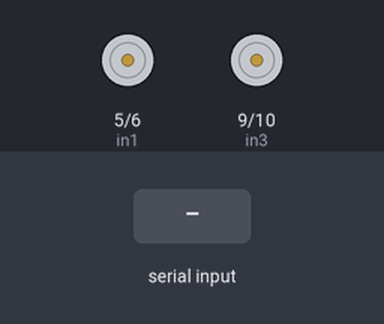
The sketch below on a simulated Arduino Uno, built with avr-gcc and run on an emulated ATmega328P. On the bench: motor-driver pin pairs drawn as motors (green arrow = first pin HIGH = forward, orange = second pin HIGH = backward, longer = more drive). The test bench sets the inputs (shaded band).

Above: at 1.2 s.
1.3 s: "F" received over Serial
At 2.3 s:
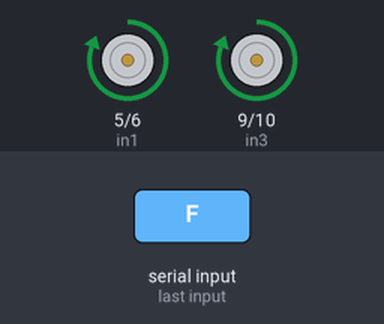
2.8 s: "B" received over Serial
At 3.5 s:
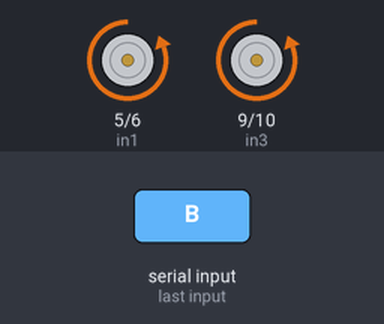
4.3 s: "L" received over Serial
At 4.6 s:
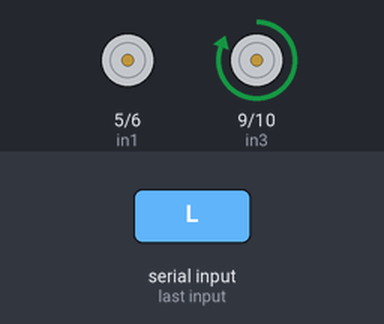
5.8 s: "R" received over Serial
At 6.9 s:
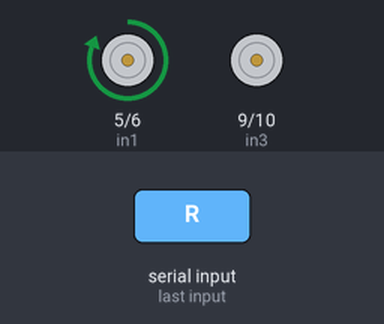
7.3 s: "1" received over Serial
At 8.1 s:
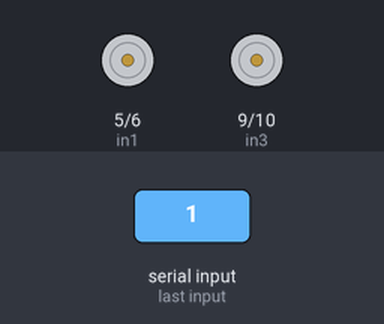
Timing chart, 0 to 9.8 s (numbered marks = the images above; inputs shaded):
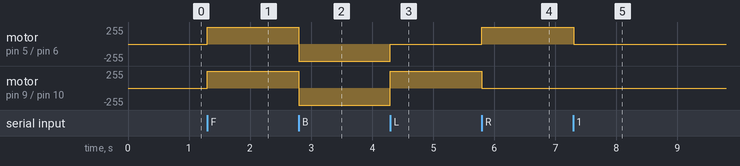

The sketch:

webcam_control_test1.ino
```cpp
int in1 = 5;
int in2 = 6;
int in3 = 9;
int in4 = 10;

void setup() {
  pinMode(in1, OUTPUT);
  pinMode(in2, OUTPUT);
  pinMode(in3, OUTPUT);
  pinMode(in4, OUTPUT);
  Serial.begin(9600);
}

void loop() {
  while (Serial.available() > 0) {
    char input = Serial.read();

    if (input == 'F') {
      digitalWrite(in1, HIGH);
      digitalWrite(in2, LOW);
      digitalWrite(in3, HIGH);
      digitalWrite(in4, LOW);
    } else if (input == 'B') {
      digitalWrite(in1, LOW);
      digitalWrite(in2, HIGH);
      digitalWrite(in3, LOW);
      digitalWrite(in4, HIGH);
    } else if (input == 'L') {
      digitalWrite(in1, LOW);
      digitalWrite(in2, LOW);
      digitalWrite(in3, HIGH);
      digitalWrite(in4, LOW);
    } else if (input == 'R') {
      digitalWrite(in1, HIGH);
      digitalWrite(in2, LOW);
      digitalWrite(in3, LOW);
      digitalWrite(in4, LOW);
    } else {
      digitalWrite(in1, LOW);
      digitalWrite(in2, LOW);
      digitalWrite(in3, LOW);
      digitalWrite(in4, LOW);
    }
  }
}
```

Measured:
- after the input at 1.3 s, motor on pin 5 (in1) / pin 6 (in2), motor on pin 9 (in3) / pin 10 (in4): stopped → forward 255/255 at once
- after the input at 2.8 s, motor on pin 5 (in1) / pin 6 (in2), motor on pin 9 (in3) / pin 10 (in4): forward 255/255 → backward 255/255 at once
- after the input at 4.3 s, motor on pin 5 (in1) / pin 6 (in2): backward 255/255 → stopped at once; motor on pin 9 (in3) / pin 10 (in4): backward 255/255 → forward 255/255 at once
- after the input at 5.8 s, motor on pin 5 (in1) / pin 6 (in2): stopped → forward 255/255 at once; motor on pin 9 (in3) / pin 10 (in4): forward 255/255 → stopped at once
- after the input at 7.3 s, motor on pin 5 (in1) / pin 6 (in2): forward 255/255 → stopped at once
